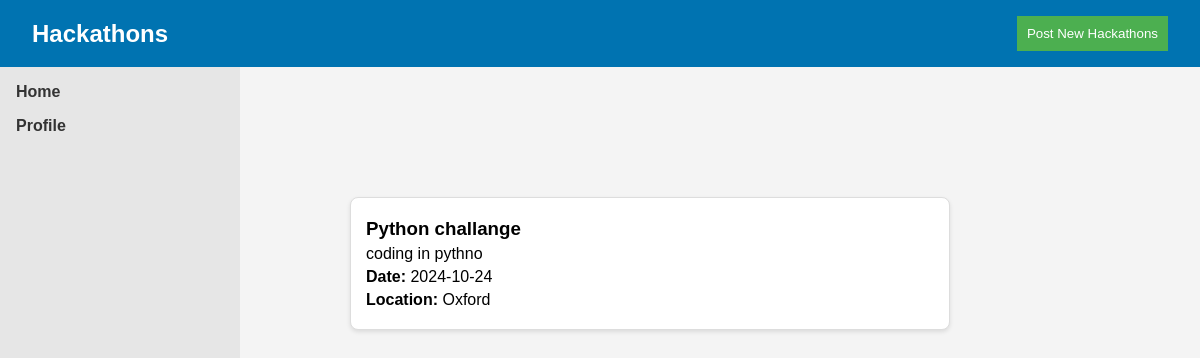
/hack, run on an earlier commit of the app's database.
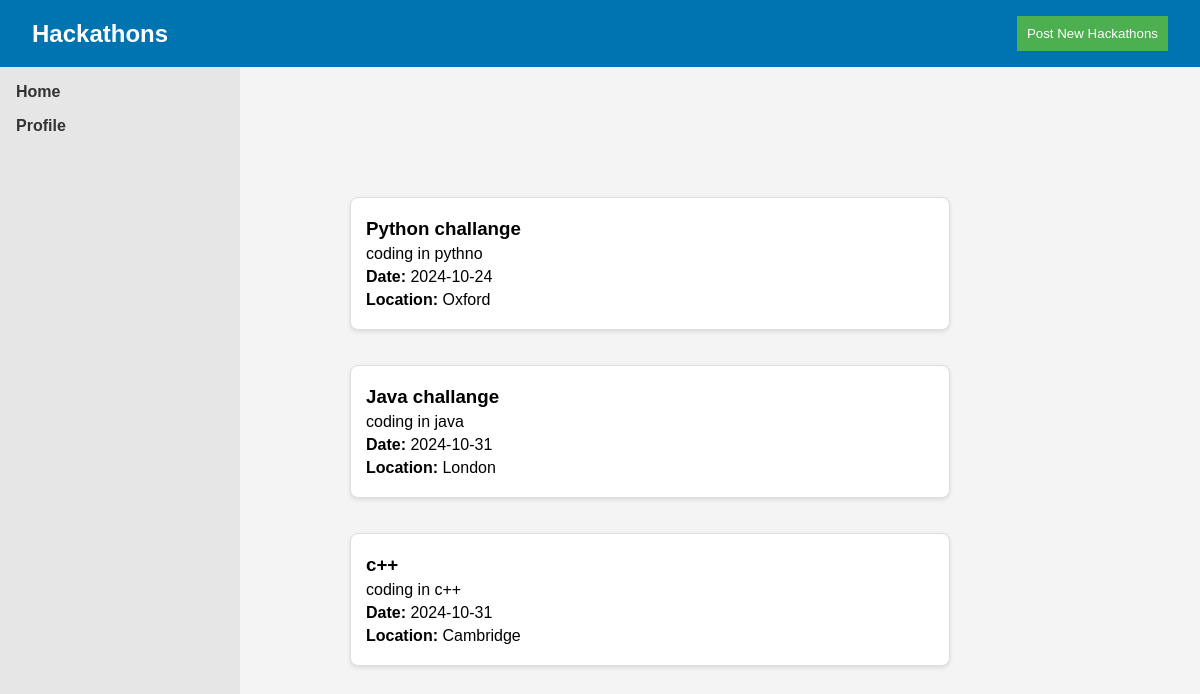
And on a later commit of the database.
### tables this page shows
CREATE TABLE hackathons (
    id INTEGER PRIMARY KEY AUTOINCREMENT,
    title TEXT NOT NULL,
    description TEXT NOT NULL,
    date TEXT NOT NULL,
    location TEXT NOT NULL
);

### app.py (the view)
@app.route('/hack', methods=['GET'])
def hack():
     hackathons = query_db("SELECT title, description, date, location FROM hackathons")
     return render_template('hack.html', hackathons=hackathons)

### app.py (called while the page is built)
def get_db():
     db = sqlite3.connect('database.sqlite')
     return db

def query_db(query, args=(), one=False):
     cur = get_db().execute(query, args)
     rv = cur.fetchall()
     cur.close()
     return (rv[0] if rv else None) if one else rv

### templates/hack.html (shortened to what this page needs)
<!DOCTYPE html>
<html lang="en">
<head>
    <link rel="stylesheet" href="{{ url_for('static', filename='css/hack.css') }}">
</head>
<body>
    <header>
        <div class="navbar">
            <h1>Hackathons</h1>
            <button class="post-hack-btn" onclick="showForm()">Post New Hackathons</button>
        </div>
    </header>
    <aside class="sidebar">
        <ul>
            <li><a href="/">Home</a></li>
                <li><a href="#">Profile</a></li>
        </ul>
    </aside>
    <main class="container">
        <div id="hackathon-feed">
            {%if hackathons %}
                {% for hackathon in hackathons %}
                <div class="hackathon-post">
                    <h3>{{ hackathon[0] }}</h3>
                    <p>{{ hackathon[1] }}</p>
                    <p><strong>Date:</strong> {{ hackathon[2] }}</p>
                    <p><strong>Location:</strong> {{ hackathon[3] }}</p>
                </div>
            {% endfor %}
            {% else %}
            <p>No hackathons available. Be the first to post one!</p>
            {% endif %}
        </div>
    </main>
</body>
</html>

### static/css/hack.css (style rules this page uses)
* { margin: 0; padding: 0; box-sizing: border-box; }
body { font-family: Arial, Helvetica, sans-serif; background-color: #f4f4f4; }
.navbar { background-color: #0073b1; color: white; padding: 1rem 2rem; display: flex; justify-content: space-between; align-items: center; }
.navbar h1 { font-size: 1.5rem; }
.post-hack-btn { background-color: #4CAF50; color: white; border: none; padding: 10px; cursor: pointer; }
.container { width: 80%; margin: 20px auto; padding: 20px; display: flex; flex-direction: column; align-items: center; }
#hackathon-feed { width: 100%; display: flex; flex-direction: column; gap: 15px; align-items: center; margin-top: 20px; padding-top: 60px; padding-left: 100px; }
.hackathon-post { background-color: white; padding: 15px; border-radius: 8px; box-shadow: 0px 2px 4px rgba(0, 0, 0, 0.1); border: 1px solid #ddd; width: 80%; max-width: 600px; margin: 10px 0; word-wrap: break-word; }
.hackathon-post h3, .hackathon-post p { text-align: left; margin: 5px 0; }
.sidebar { width: 20%; background-color: #e6e6e6; padding: 1rem; height: 100vh; position: fixed; left: 0; }
.sidebar ul { list-style: none; }
.sidebar ul li { margin-bottom: 1rem; }
.sidebar ul li a { color: #333; text-decoration: none; font-weight: bold; }

What changed in the data, as far as the page shows it:
added hackathons: title "Java challange", description "coding in java", date "2024-10-31", location "London"
added hackathons: title "c++", description "coding in c++", date "2024-10-31", location "Cambridge"
